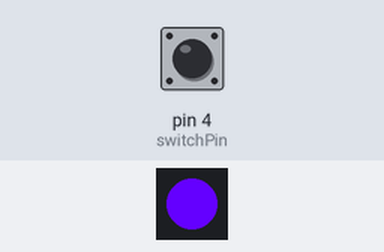
The sketch below on a simulated Arduino Uno, built with avr-gcc and run on an emulated ATmega328P. Parts: 1 RGB LEDs in strip order, left to right. The inputs (shaded band) are chosen by the test bench; at power-on: pin 4 (switchPin) LOW.

Above: at 1.2 s.
1.3 s: pin 4 (switchPin) pulled HIGH for 0.15 s
At 1.9 s:
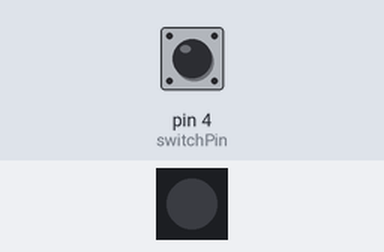
3.5 s: pin 4 (switchPin) pulled HIGH for 3.2 s
At 7.9 s:
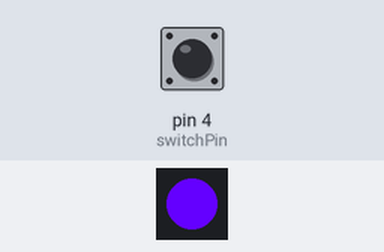
Timing chart, 0 to 9.4 s (numbered marks = the images above; inputs shaded):
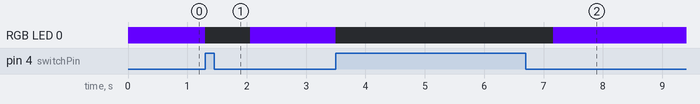

The sketch:

neopixel_gradient2.ino
```cpp
/********************************************************************************************************
  neopixel_gradient2:
  Written by Scott Kildall

  This sketch will show an animated gradient using math to adjust the gradient levels for each pixel.

---------------------------------------------------------------------------------------------------------
NeoPixel Information for initializing the strip, below
  60ma/pixel for current load
  Parameter 1 = number of pixels in strip
  Parameter 2 = pin number (most are valid)
  Parameter 3 = pixel type flags, add together as needed:
    NEO_KHZ800  800 KHz bitstream (most NeoPixel products w/WS2812 LEDs)
    NEO_KHZ400  400 KHz (classic 'v1' (not v2) FLORA pixels, WS2811 drivers)
    NEO_GRB     Pixels are wired for GRB bitstream (most NeoPixel products)
    NEO_RGB     Pixels are wired for RGB bitstream (v1 FLORA pixels, not v2)

**********************************************************************************************************/

#include <Adafruit_NeoPixel.h>

// the data pin for the NeoPixels
int neoPixelPin = 8;

// How many NeoPixels we will be using, charge accordingly
int numPixels = 1;

// Instatiate the NeoPixel from the ibrary
Adafruit_NeoPixel strip = Adafruit_NeoPixel(numPixels, neoPixelPin, NEO_GRB + NEO_KHZ800);

// our button
int switchPin = 4;

// initial colors, you can change these
int red = 100;
int green = 255;

// a pre-processor macro
#define DELAY_TIME (15)

// stores the start time, use unsignged long to prevent overflow
unsigned long startTime;

int startPixel = 0;
boolean bSwitchDown = false;

void setup() {
  strip.begin();  // initialize the strip
  strip.show();   // make sure it is visible
  strip.clear();  // Initialize all pixels to 'off'

  startTime = millis();
  activate();
}

// use the button asynchonously
void loop() {
  if( digitalRead(switchPin) == true ) {
    bSwitchDown = true;
     allOff();
     startTime = 0;
  }
  else {
    if( bSwitchDown )
      bSwitchDown = false;

    if( startTime + DELAY_TIME < millis() ) {
       activate();
       startTime = millis();
    }
  }
}

void allOff() {
  strip.clear();
   strip.show();
}

// sp is a local variable that will be the actual first pixel that we write to
void activate() {
   int sp = startPixel;

   for( int i = 0; i < numPixels; i++ ) {
      strip.setPixelColor(sp, red, i*2, green );

      if( sp == numPixels )
         sp = 0;
       else
         sp++;
   }

  strip.show();


  startPixel++;
  if( startPixel == 60 )
    startPixel = 0;
}
```

Measured:
- after the input at 1.3 s, RGB LED 0: RGB(100, 0, 255) → off at once, → RGB(100, 0, 255) 0.76 s later
- after the input at 3.5 s, RGB LED 0: RGB(100, 0, 255) → off at once, → RGB(100, 0, 255) 3.7 s later
